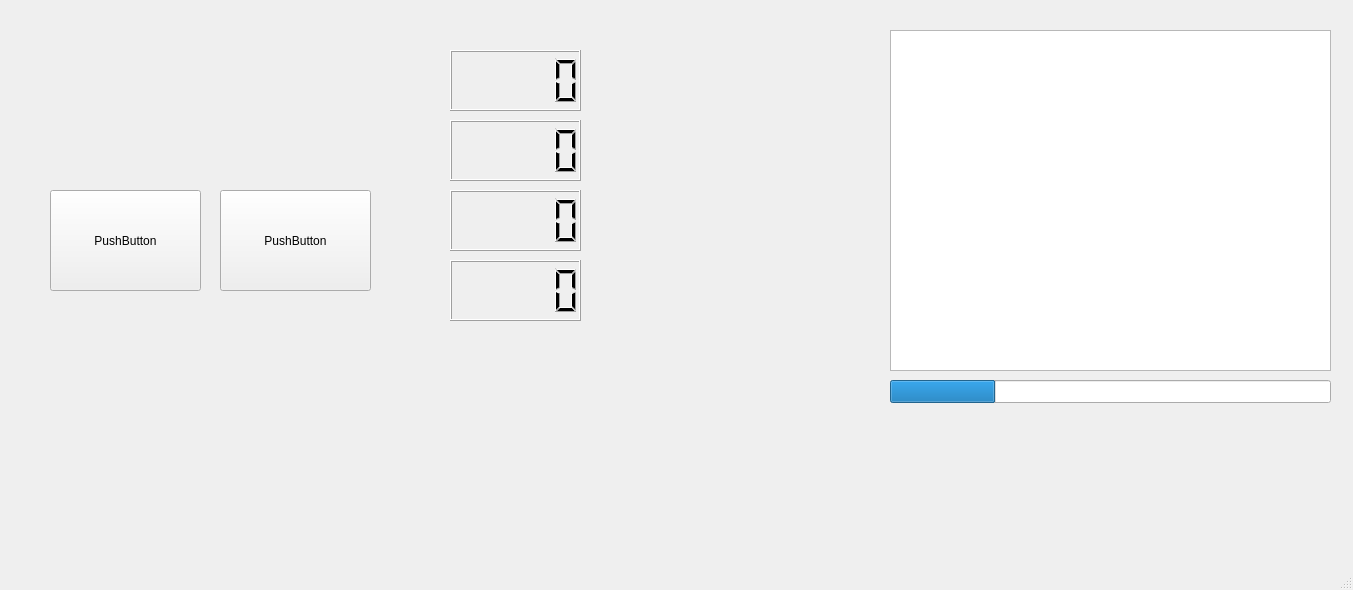
<?xml version="1.0" encoding="UTF-8"?>
<ui version="4.0">
 <class>MainWindow</class>
 <widget class="QMainWindow" name="MainWindow">
  <property name="geometry">
   <rect>
    <x>0</x>
    <y>0</y>
    <width>1353</width>
    <height>590</height>
   </rect>
  </property>
  <property name="windowTitle">
   <string>MainWindow</string>
  </property>
  <property name="animated">
   <bool>true</bool>
  </property>
  <widget class="QWidget" name="centralwidget">
   <widget class="QLCDNumber" name="temp_contour1">
    <property name="geometry">
     <rect>
      <x>450</x>
      <y>50</y>
      <width>131</width>
      <height>61</height>
     </rect>
    </property>
   </widget>
   <widget class="QLCDNumber" name="temp_contour2">
    <property name="geometry">
     <rect>
      <x>450</x>
      <y>120</y>
      <width>131</width>
      <height>61</height>
     </rect>
    </property>
   </widget>
   <widget class="QLCDNumber" name="temp_contour3">
    <property name="geometry">
     <rect>
      <x>450</x>
      <y>190</y>
      <width>131</width>
      <height>61</height>
     </rect>
    </property>
   </widget>
   <widget class="QLCDNumber" name="temp_contour4">
    <property name="geometry">
     <rect>
      <x>450</x>
      <y>260</y>
      <width>131</width>
      <height>61</height>
     </rect>
    </property>
   </widget>
   <widget class="QTableWidget" name="tableWidget">
    <property name="geometry">
     <rect>
      <x>890</x>
      <y>30</y>
      <width>441</width>
      <height>341</height>
     </rect>
    </property>
   </widget>
   <widget class="QProgressBar" name="progressBar">
    <property name="enabled">
     <bool>true</bool>
    </property>
    <property name="geometry">
     <rect>
      <x>890</x>
      <y>380</y>
      <width>441</width>
      <height>23</height>
     </rect>
    </property>
    <property name="value">
     <number>24</number>
    </property>
    <property name="textVisible">
     <bool>false</bool>
    </property>
    <property name="invertedAppearance">
     <bool>false</bool>
    </property>
    <property name="format">
     <string notr="true">%p%</string>
    </property>
   </widget>
   <widget class="QPushButton" name="pushButton_3">
    <property name="geometry">
     <rect>
      <x>50</x>
      <y>190</y>
      <width>151</width>
      <height>101</height>
     </rect>
    </property>
    <property name="cursor">
     <cursorShape>PointingHandCursor</cursorShape>
    </property>
    <property name="text">
     <string>PushButton</string>
    </property>
   </widget>
   <widget class="QPushButton" name="pushButton_4">
    <property name="geometry">
     <rect>
      <x>220</x>
      <y>190</y>
      <width>151</width>
      <height>101</height>
     </rect>
    </property>
    <property name="cursor">
     <cursorShape>PointingHandCursor</cursorShape>
    </property>
    <property name="text">
     <string>PushButton</string>
    </property>
   </widget>
  </widget>
  <widget class="QMenuBar" name="menubar">
   <property name="enabled">
    <bool>false</bool>
   </property>
   <property name="geometry">
    <rect>
     <x>0</x>
     <y>0</y>
     <width>1353</width>
     <height>26</height>
    </rect>
   </property>
  </widget>
  <widget class="QStatusBar" name="statusbar"/>
 </widget>
 <resources/>
 <connections/>
</ui>
